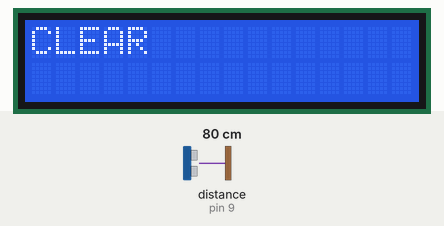
A sketch run on a simulated Arduino Uno, built with avr-gcc and run on an emulated ATmega328P. On the bench: 16×2 character LCD. Wiring (inferred from the names in the program): ultrasonic range finder: trigger pin 9; echo pin 9. The test bench sets the inputs (shaded band); at power-on: distance to the obstacle (sensor on pin 9) 80 cm. The echo pulse lasts 58.3 µs per cm.

Above: at 1.2 s.
1.3 s: distance to the obstacle (sensor on pin 9) set to 250 cm
At 1.54 s:
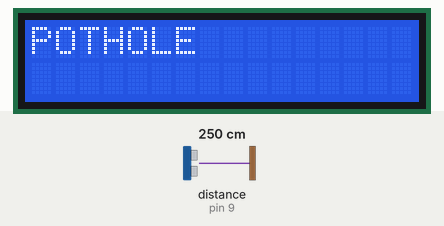
3.2 s: distance to the obstacle (sensor on pin 9) set to 2 cm
At 4.1 s:
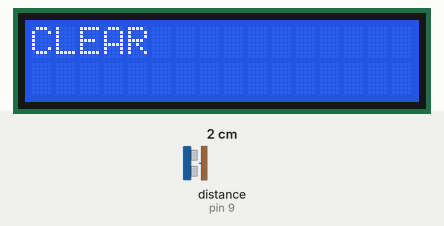
4.7 s: distance to the obstacle (sensor on pin 9) set to 299 cm
At 5.08 s:
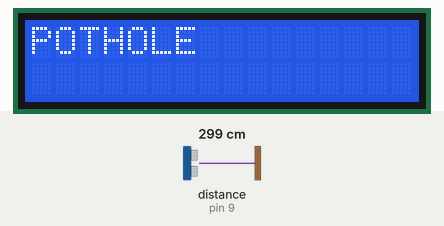
7.1 s: distance to the obstacle (sensor on pin 9) set to 4 cm
At 7.5 s:
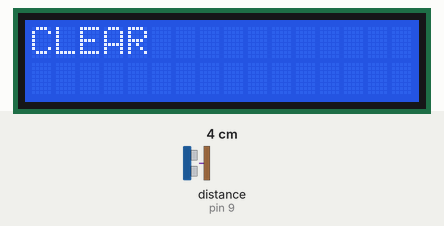
Timing chart, 0 to 9.6 s (numbered marks = the images above; inputs shaded):
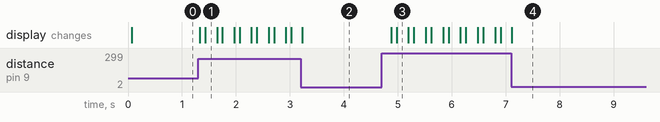

Measured:
- after the input at 1.3 s, the display: first changes at once (image 1 shows a later state)
- after the input at 3.2 s, the display: changes at once (image 2)
- after the input at 7.1 s, the display: changes at once (image 4)

The sketch:

code.ino
```cpp
#include <LiquidCrystal.h>

long duration;
float m;

int trig =9;
int echo = 9;
LiquidCrystal lcd(12, 11, 5,4,3,2);


void setup() {

  lcd.begin(16, 2);

  lcd.print(".......");
  pinMode(9,INPUT);


}

void loop()
{
    pinMode(trig,OUTPUT);
  digitalWrite(trig,LOW);
  delayMicroseconds(2);
  digitalWrite(trig,HIGH);
  delayMicroseconds(10);
  digitalWrite(trig,LOW);
  pinMode(echo,INPUT);
  duration = pulseIn(echo,HIGH);
  m = (duration * 0.01723)* 0.01;
 if (m <2)
  {
    lcd.clear();

    lcd.print("CLEAR");
  }
  else{
  lcd.clear();
    delay(100);
  lcd.print("POTHOLE");
  }
  delay (200);

}
```
